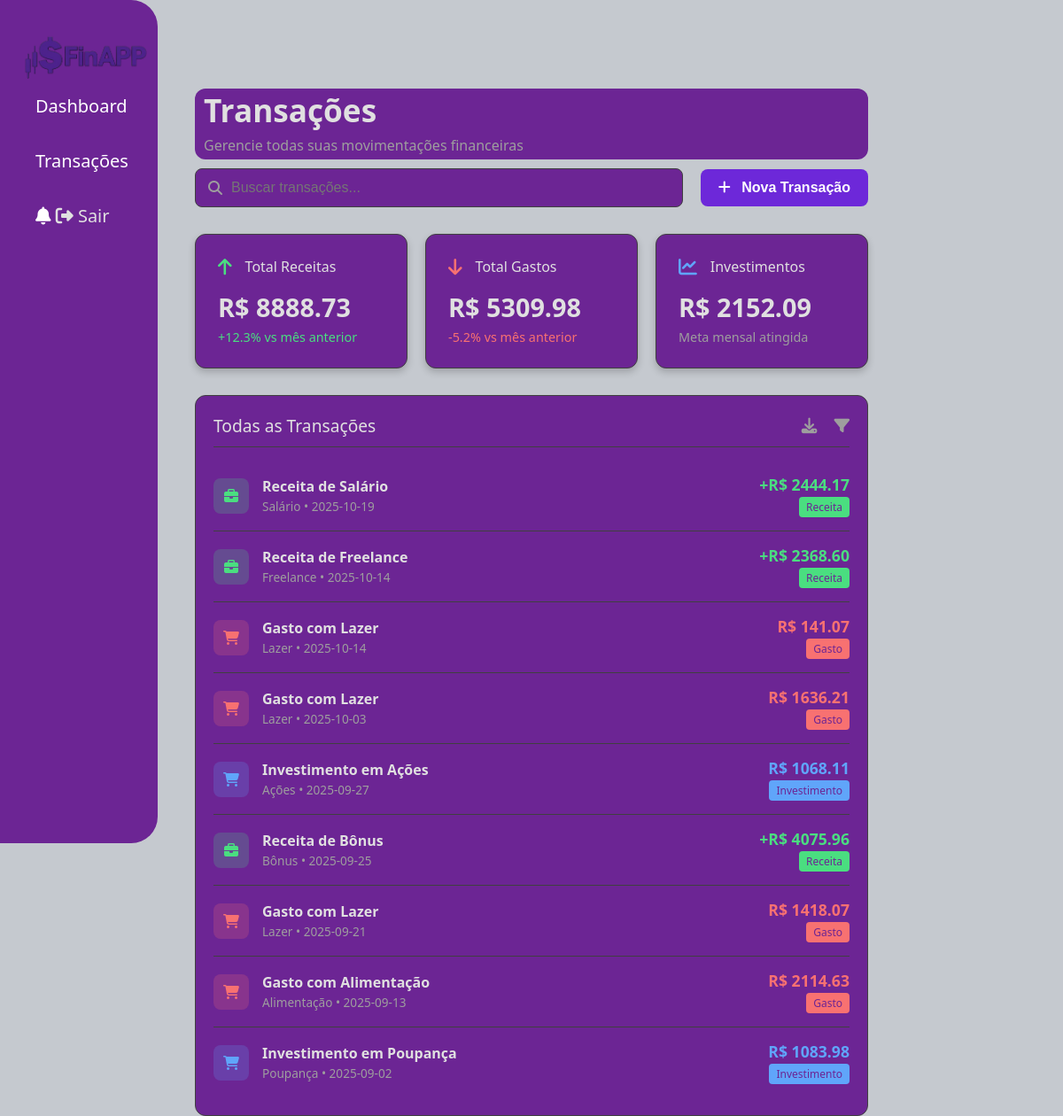
Page /transacoes (signed in) on the committed database.
### tables this page shows
CREATE TABLE TB_Transacao (
    id_transacao INTEGER PRIMARY KEY AUTOINCREMENT,
    id_usuario INTEGER NOT NULL,
    tipo TEXT NOT NULL,           -- receita ou despesa
    categoria TEXT NOT NULL,
    valor REAL NOT NULL,
    data_transacao DATE DEFAULT (date('now')),
    descricao TEXT,
    FOREIGN KEY (id_usuario) REFERENCES TB_Usuario(id_usuario)
);

### app.py (the view, shortened to what this page needs)
@app.route("/transacoes", methods=["GET", "POST"])
def transacoes():
    if "user_id" not in session:
        flash("Faça login para acessar as transações.")
        return redirect(url_for("login_form"))
    conn = get_connection()
    cursor = conn.cursor()
    try:
        cursor.execute("""
            SELECT descricao, tipo, categoria, valor, data_transacao
            FROM TB_Transacao
            WHERE id_usuario = ?
            ORDER BY data_transacao DESC
        """, (session["user_id"],))
        transacoes = cursor.fetchall()
        total_receita = sum(t[3] for t in transacoes if t[1] == "receita")
        total_gasto = sum(t[3] for t in transacoes if t[1] == "gasto")
        total_investimento = sum(t[3] for t in transacoes if t[1] == "investimento")
    except Exception as e:
        flash(f"Erro ao carregar transações: {e}")
        transacoes = []
        total_receita = total_gasto = total_investimento = 0
    finally:
        cursor.close()
        conn.close()
    return render_template(
        "transacoes.html",
        transacoes=transacoes,
        total_receita=total_receita,
        total_gasto=total_gasto,
        total_investimento=total_investimento
    )

### db.py (called while the page is built)
def get_connection():
    base_dir = os.path.dirname(os.path.abspath(__file__))
    data_dir = os.path.join(base_dir, "data")
    os.makedirs(data_dir, exist_ok=True)
    db_path = os.path.join(data_dir, "database.db")
    print(f"📁 Conectando ao banco de dados: {db_path}")
    return sqlite3.connect(db_path)

### templates/transacoes.html (shortened to what this page needs)
<!DOCTYPE html>
<html lang="pt-BR">
<head>
    <link rel="stylesheet" href="{{ url_for('static', filename='css/style-transacoes.css') }}">
    <link rel="stylesheet" href="https://cdnjs.cloudflare.com/ajax/libs/font-awesome/6.4.2/css/all.min.css">
</head>
<body>
    <aside class="barralateral">
        <div class="logo">
            <a href="{{ url_for('home') }}"><header><img src="{{ url_for('static', filename='css/logo.png') }}" alt=""></header></a>
        </div>
        <ul>
            <li><a href="{{ url_for('home') }}">Dashboard</a></li>
            <li><a href="{{ url_for('transacoes') }}">Transações</a></li>
            <div class="user-info">
                <i class="fas fa-bell notification-icon"></i>
                <a href="{{ url_for('index') }}" id="btn-sair" class="btn-sair">
                <i class="fas fa-sign-out-alt"></i> Sair</a>
            </div>
        </ul>
    </aside>
    <main class="transacoes-page">
        <header class="page-header">
            <div>
                <h1>Transações</h1>
                <p class="subtitle">Gerencie todas suas movimentações financeiras</p>
            </div>
        </header>
        <section class="acoes-transacoes">
            <div class="search-box">
                <i class="fas fa-search"></i>
                <input type="text" placeholder="Buscar transações...">
            </div>
            <button class="btn-nova-transacao">
                <i class="fas fa-plus"></i> Nova Transação
            </button>
        </section>
        <section class="metricas-transacoes">
            <div class="card-metrica card-receita">
                <div class="header-card">
                    <i class="fas fa-arrow-up icon-receita"></i>
                    <h3>Total Receitas</h3>
                </div>
                <p class="valor-principal">R$ {{ total_receita|float|round(2) }}</p>
                <p class="variacao-positiva">+12.3% vs mês anterior</p>
            </div>
            <div class="card-metrica card-gasto">
                <div class="header-card">
                    <i class="fas fa-arrow-down icon-gasto"></i>
                    <h3>Total Gastos</h3>
                </div>
                <p class="valor-principal">R$ {{ total_gasto|float|round(2) }}</p>
                <p class="variacao-negativa">-5.2% vs mês anterior</p>
            </div>
            <div class="card-metrica card-investimento">
                <div class="header-card">
                    <i class="fas fa-chart-line icon-investimento"></i>
                    <h3>Investimentos</h3>
                </div>
                <p class="valor-principal">R$ {{ total_investimento|float|round(2) }}</p>
                <p class="meta-atingida">Meta mensal atingida</p>
            </div>
        </section>
        <section class="lista-transacoes-box">
            <div class="lista-header">
                <h2>Todas as Transações</h2>
                <div class="lista-acoes">
                    <i class="fas fa-download icon-action"></i>
                    <i class="fas fa-filter icon-action"></i>
                </div>
            </div>
            <ul class="lista-transacoes">
                {% for t in transacoes %}
                    {% set descricao = t[0] %}
                    {% set tipo = t[1] %}
                    {% set categoria = t[2] %}
                    {% set valor = t[3]|float %}
                    {% set data = t[4] %}
                    {% set tipoClasse = tipo %}
                    {% set tipoIcone = "fas fa-briefcase" if tipo=="receita" else ("fas fa-home" if categoria=="Moradia" else "fas fa-shopping-cart") %}
                    {% set valorPrefix = "+" if tipo=="receita" else "" %}
                    {% set tagNome = tipo.capitalize() %}
                <li class="transacao {{ tipoClasse }}">
                    <div class="icone-tipo tipo-{{ tipoClasse }}"><i class="{{ tipoIcone }}"></i></div>
                    <div class="detalhes">
                        <span class="nome">{{ descricao }}</span>
                        <span class="sub-detalhe">{{ categoria }} • {{ data }}</span>
                    </div>
                    <div class="valor-box">
                        <span class="valor valor-{{ tipoClasse }}">{{ valorPrefix }}R$ {{ "%.2f"|format(valor) }}</span>
                        <span class="tag tag-{{ tipoClasse }}">{{ tagNome }}</span>
                    </div>
                </li>
                {% endfor %}
            </ul>
        </section>
    </main>
</body>
</html>

### rows in the picture
TB_Transacao: descricao "Receita de Salário", categoria "Salário", data_transacao "2025-10-19", valorPrefix "+", valor "2444.17", tipo "Receita"
TB_Transacao: descricao "Receita de Freelance", categoria "Freelance", data_transacao "2025-10-14", valorPrefix "+", valor "2368.60", tipo "Receita"
TB_Transacao: descricao "Gasto com Lazer", categoria "Lazer", data_transacao "2025-10-14", valor "141.07", tipo "Gasto"
TB_Transacao: descricao "Gasto com Lazer", categoria "Lazer", data_transacao "2025-10-03", valor "1636.21", tipo "Gasto"
TB_Transacao: descricao "Investimento em Ações", categoria "Ações", data_transacao "2025-09-27", valor "1068.11", tipo "Investimento"
TB_Transacao: descricao "Receita de Bônus", categoria "Bônus", data_transacao "2025-09-25", valorPrefix "+", valor "4075.96", tipo "Receita"
TB_Transacao: descricao "Gasto com Lazer", categoria "Lazer", data_transacao "2025-09-21", valor "1418.07", tipo "Gasto"
TB_Transacao: descricao "Gasto com Alimentação", categoria "Alimentação", data_transacao "2025-09-13", valor "2114.63", tipo "Gasto"
TB_Transacao: descricao "Investimento em Poupança", categoria "Poupança", data_transacao "2025-09-02", valor "1083.98", tipo "Investimento"

### other values in the picture
{{ total_receita|float|round(2) }} "8888.73"
{{ total_gasto|float|round(2) }} "5309.98"
{{ total_investimento|float|round(2) }} "2152.09"
